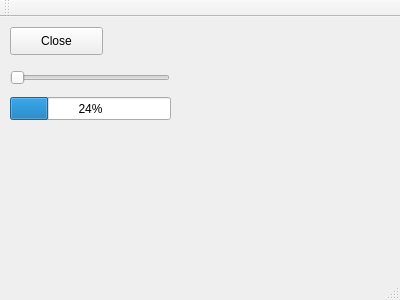
<?xml version="1.0" encoding="UTF-8"?>
<ui version="4.0">
 <class>MainWindow</class>
 <widget class="QMainWindow" name="MainWindow">
  <property name="geometry">
   <rect>
    <x>0</x>
    <y>0</y>
    <width>400</width>
    <height>300</height>
   </rect>
  </property>
  <property name="windowTitle">
   <string>MainWindow</string>
  </property>
  <widget class="QWidget" name="centralWidget">
   <widget class="QPushButton" name="pushButton">
    <property name="geometry">
     <rect>
      <x>10</x>
      <y>10</y>
      <width>93</width>
      <height>28</height>
     </rect>
    </property>
    <property name="text">
     <string>Close</string>
    </property>
   </widget>
   <widget class="QSlider" name="horizontalSlider">
    <property name="geometry">
     <rect>
      <x>10</x>
      <y>50</y>
      <width>160</width>
      <height>22</height>
     </rect>
    </property>
    <property name="orientation">
     <enum>Qt::Horizontal</enum>
    </property>
   </widget>
   <widget class="QProgressBar" name="progressBar">
    <property name="geometry">
     <rect>
      <x>10</x>
      <y>80</y>
      <width>161</width>
      <height>23</height>
     </rect>
    </property>
    <property name="value">
     <number>24</number>
    </property>
   </widget>
  </widget>
  <widget class="QMenuBar" name="menuBar">
   <property name="geometry">
    <rect>
     <x>0</x>
     <y>0</y>
     <width>400</width>
     <height>21</height>
    </rect>
   </property>
  </widget>
  <widget class="QToolBar" name="mainToolBar">
   <attribute name="toolBarArea">
    <enum>TopToolBarArea</enum>
   </attribute>
   <attribute name="toolBarBreak">
    <bool>false</bool>
   </attribute>
  </widget>
  <widget class="QStatusBar" name="statusBar"/>
 </widget>
 <layoutdefault spacing="6" margin="11"/>
 <resources/>
 <connections>
  <connection>
   <sender>pushButton</sender>
   <signal>clicked(bool)</signal>
   <receiver>pushButton</receiver>
   <slot>close()</slot>
   <hints>
    <hint type="sourcelabel">
     <x>63</x>
     <y>69</y>
    </hint>
    <hint type="destinationlabel">
     <x>63</x>
     <y>69</y>
    </hint>
   </hints>
  </connection>
 </connections>
</ui>
